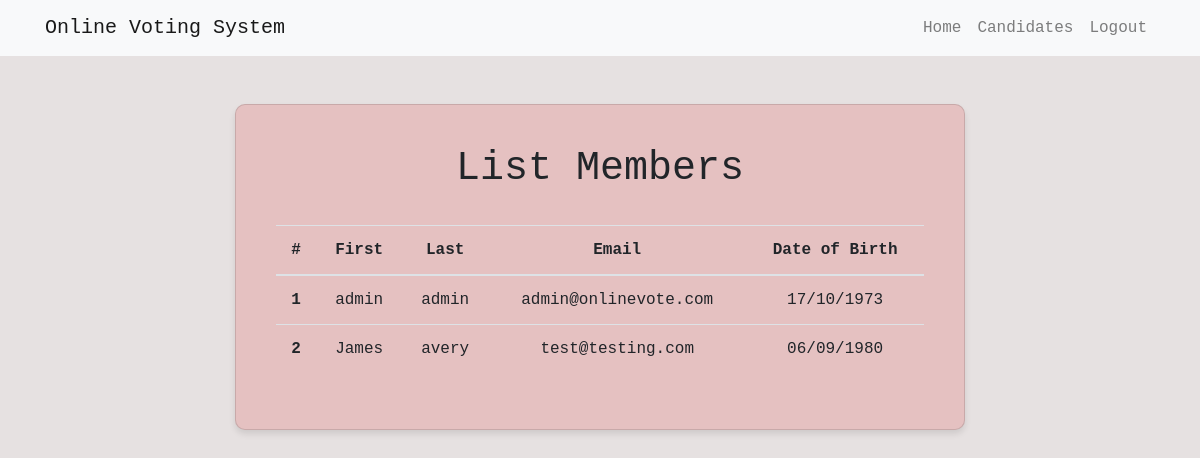
Page /accounts/customuser-list/ (signed in) on the committed database.
### accounts/models.py (models this page shows)
class CustomUser(AbstractUser):
    ROLE_CHOICES = [
        ('voter', 'Voter'),
        ('admin', 'Admin'),
    ]
    role = models.CharField(max_length=20, choices=ROLE_CHOICES, default='voter')
    ird_number = models.CharField(max_length=30, default='')  # Add the IRD number field
    first_name = models.CharField(max_length=30, default='' )
    last_name = models.CharField(max_length=30, default='')
    phone = models.CharField(max_length=15, default='')
    dob = models.DateField(null=True)
    groups = models.ManyToManyField(Group, related_name='custom_user_set')
    user_permissions = models.ManyToManyField(Permission, related_name='custom_user_set')

### accounts/views.py (the view)
# urls.py: path('customuser-list/', views.customuser_list, name='customuser_list'),
@login_required
def customuser_list(request):
    users = CustomUser.objects.all()
    return render(request, 'accounts/customuser_list.html', {'users': users})

### accounts/templates/accounts/customuser_list.html (shortened to what this page needs)
{% load static %}
<!DOCTYPE html>
<html>
<head>
	<link rel="stylesheet" type="text/css" href="{% static 'evoting/css/opensans-font.css' %}">
	<link rel="stylesheet" type="text/css" href="{% static 'evoting/css/bootstrap.css' %}">
	<link rel="stylesheet" type="text/css" href="{% static 'evoting/css/jquery-ui.min.css' %}">
    <link rel="stylesheet" href="{% static 'evoting/css/style.css'%}"/>
</head>
<body>
    <nav class="navbar navbar-expand-lg navbar-light bg-light">
        <div class="container">
            <a class="navbar-brand" href="#">Online Voting System</a>
            <div class="collapse navbar-collapse" id="navbarNav">
                <ul class="navbar-nav ml-auto">
                    <li class="nav-item">
                        <a class="nav-link" href="{% url 'profile' %}">Home</a>
                    </li>
                    {% if user.role == 'admin' %}
                        <li class="nav-item">
                            <a class="nav-link" href="{% url 'admin_dashboard' %}">Candidates</a>
                        </li>
                    {% endif %}
                    <li class="nav-item">
                        <a class="nav-link" href="{% url 'logout' %}">Logout</a>
                    </li>
                </ul>
            </div>
        </div>
    </nav>
    <div class="container mt-5">
        <div class="row justify-content-center">
            <div class="col-md-8 ">
                <div class="card custom-card">
                    <div class="card-body">
                        <div class="row">
                            <div class="col-md-12 text-center">
                                <h1>List Members</h1>
                                <br/>
                                <table class="table">
                                    <thead>
                                      <tr>
                                        <th scope="col">#</th>
                                        <th scope="col">First</th>
                                        <th scope="col">Last</th>
                                        <th scope="col">Email</th>
                                        <th scope="col">Date of Birth</th>
                                      </tr>
                                    </thead>
                                    <tbody>
                                        {% for user in users %}
                                      <tr>
                                        <th scope="row">{{ forloop.counter }}</th>
                                        <td>{{user.first_name}}</td>
                                        <td>{{user.last_name}}</td>
                                        <td>{{user.email}}</td>
                                        <td>{{ user.dob|date:"d/m/Y" }}</td>
                                      </tr>
                                      {% endfor %}
                                    </tbody>
                                  </table>
                            </div>
                        </div>
                    </div>
                </div>
            </div>
        </div>
    </div>
</body>
</html>

### accounts/static/evoting/css/style.css (style rules this page uses)
.custom-card { background-color: #e5c1c1; border-radius: 10px; padding: 20px; box-shadow: 0 4px 6px rgba(0, 0, 0, 0.1); }

### rows in the picture
CustomUser: first_name "admin", last_name "admin", email "admin@onlinevote.com", dob "17/10/1973"
CustomUser: first_name "James", last_name "avery", email "test@testing.com", dob "06/09/1980"
